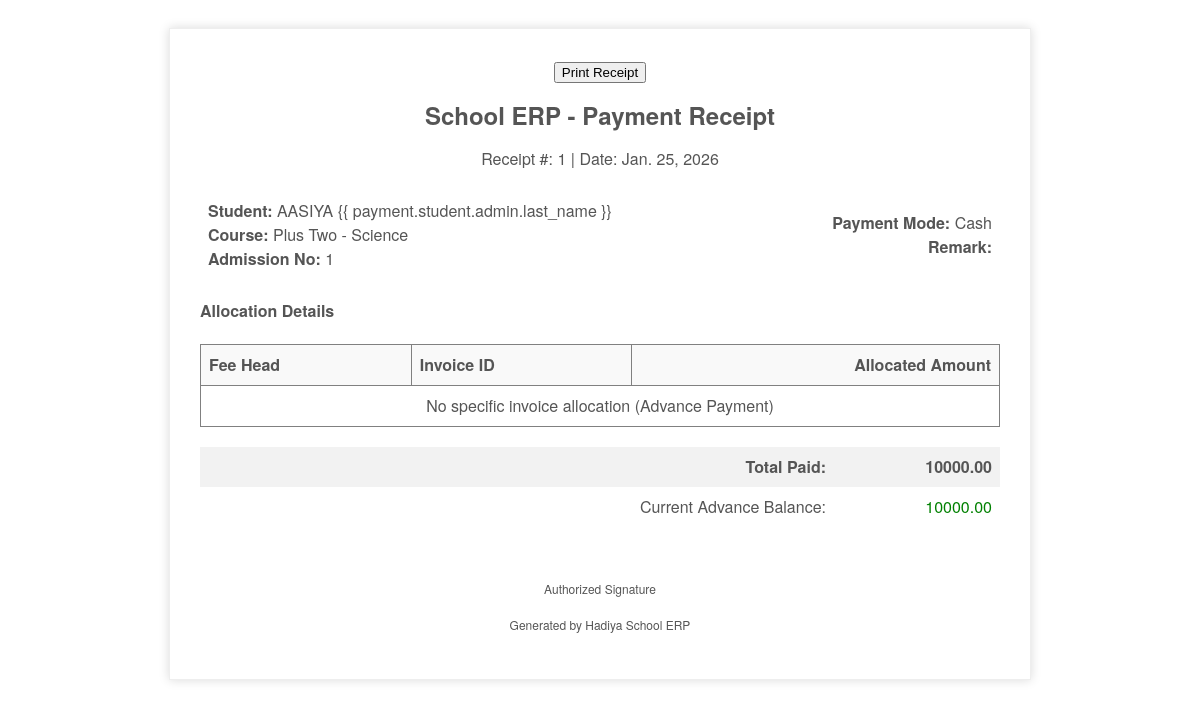
Screenshot of /accountant/print_invoice/1/ (signed in) with the database file from the repository.
### hadiya/models.py (models this page shows, shortened)
class FeePayment(models.Model):
    student = models.ForeignKey(Student, on_delete=models.CASCADE, related_name='fee_payments')
    invoice = models.ForeignKey(StudentInvoice, on_delete=models.SET_NULL, null=True, blank=True, related_name='invoice_payments')
    amount = models.DecimalField(max_digits=12, decimal_places=2)
    payment_date = models.DateField(auto_now_add=True)
    payment_mode = models.CharField(max_length=50, default='Cash') # Cash, UPI, Bank Transfer
    remark = models.TextField(blank=True)
    created_at = models.DateTimeField(auto_now_add=True)
    updated_at = models.DateTimeField(auto_now=True)

class Student(models.Model):
    ADMISSION_TYPE_CHOICES = (
        ('Day Scholar', 'Day Scholar'),
        ('Hostel', 'Hostel'),
    )
    admin = models.OneToOneField(CustomUser, on_delete=models.CASCADE)
    address = models.TextField()
    gender = models.CharField(max_length=10, choices=[('Male', 'Male'), ('Female', 'Female'), ('Other', 'Other')])
    course_id = models.ForeignKey(Course, on_delete=models.CASCADE, related_name='students')
    admission_type = models.CharField(max_length=20, choices=ADMISSION_TYPE_CHOICES, default='Day Scholar')
    uses_hostel = models.BooleanField(default=False)
    uses_transport = models.BooleanField(default=False)
    transport_mode = models.CharField(max_length=20, choices=[('Bus', 'Bus'), ('Private', 'Private'), ('Walk', 'Walk')], default='Walk')
    bus_stop = models.ForeignKey(BusStop, on_delete=models.SET_NULL, null=True, blank=True)
    advance_balance = models.DecimalField(max_digits=12, decimal_places=2, default=0.00)
    phone_number = models.CharField(max_length=15, blank=True, null=True)
    created_at = models.DateTimeField(auto_now_add=True)
    updated_at = models.DateTimeField(auto_now=True)

class CustomUser(AbstractUser):
    USER_TYPE_CHOICES = (
        (1, 'HOD'),
        (2, 'Staff'),
        (3, 'Student'),
        (4, 'Accountant'),
        (5, 'Management'),
    )
    user_type = models.IntegerField(choices=USER_TYPE_CHOICES, default=1)
    profile_pic = models.ImageField(upload_to='profile_pics/', blank=True, null=True)
    email = models.EmailField(unique=True)
    USERNAME_FIELD = 'email'
    REQUIRED_FIELDS = ['username', 'first_name', 'last_name']

class Course(models.Model):
    name = models.CharField(max_length=100)
    created_at = models.DateTimeField(auto_now_add=True)
    updated_at = models.DateTimeField(auto_now=True)

### student_management_system/Accountant_views.py (the view)
    @login_required
    def wrapper(request, *args, **kwargs):
        if request.user.user_type not in [1, 4]:
            messages.error(request, 'Access denied. Accountant privileges required.')
            return redirect('login')
        return view_func(request, *args, **kwargs)

### hadiya/EmailBackEnd.py (called while the page is built)
    def get_user(self, user_id):
        UserModel = get_user_model()
        try:
            return UserModel.objects.get(pk=user_id)
        except UserModel.DoesNotExist:
            return None

### student_management_system/Accountant_views.py (called while the page is built)
def accountant_required(view_func):
    @login_required
    def wrapper(request, *args, **kwargs):
        if request.user.user_type not in [1, 4]:
            messages.error(request, 'Access denied. Accountant privileges required.')
            return redirect('login')
        return view_func(request, *args, **kwargs)
    return wrapper

@accountant_required
def print_invoice(request, payment_id):
    payment = get_object_or_404(FeePayment, id=payment_id)
    allocations = payment.allocations.all()
    return render(request, 'Accountant/print_invoice.html', {
        'payment': payment,
        'allocations': allocations
    })

### templates/Accountant/print_invoice.html (shortened to what this page needs)
<!DOCTYPE html>
<html>
<head>
</head>
<body>
    <div class="invoice-box">
        <center><button class="no-print" onclick="window.print()">Print Receipt</button></center>
        <div class="header">
            <h2>School ERP - Payment Receipt</h2>
            <p>Receipt #: {{ payment.id }} | Date: {{ payment.payment_date }}</p>
        </div>
        <div class="details">
            <table cellpadding="0" cellspacing="0" border="0">
                <tr>
                    <td>
                        <strong>Student:</strong> {{ payment.student.admin.first_name }} {{
                        payment.student.admin.last_name }}<br>
                        <strong>Course:</strong> {{ payment.student.course_id.name }}<br>
                        <strong>Admission No:</strong> {{ payment.student.id }}
                    </td>
                    <td style="text-align: right;">
                        <strong>Payment Mode:</strong> {{ payment.payment_mode }}<br>
                        <strong>Remark:</strong> {{ payment.remark }}
                    </td>
                </tr>
            </table>
        </div>
        <h4 style="margin-top: 20px;">Allocation Details</h4>
        <table border="1">
            <thead>
                <tr style="background: #f9f9f9;">
                    <th>Fee Head</th>
                    <th>Invoice ID</th>
                    <th style="text-align: right;">Allocated Amount</th>
                </tr>
            </thead>
            <tbody>
                {% for alloc in allocations %}
                <tr>
                    <td>{{ alloc.invoice.fee_head.name }}</td>
                    <td>#{{ alloc.invoice.id }}</td>
                    <td style="text-align: right;">{{ alloc.amount }}</td>
                </tr>
                {% empty %}
                <tr>
                    <td colspan="3" style="text-align: center;">No specific invoice allocation (Advance Payment)</td>
                </tr>
                {% endfor %}
            </tbody>
        </table>
        <table style="margin-top: 20px;">
            <tr class="total">
                <td style="text-align: right;">Total Paid:</td>
                <td style="text-align: right; width: 150px;">{{ payment.amount }}</td>
            </tr>
            {% if payment.student.advance_balance > 0 %}
            <tr>
                <td style="text-align: right;">Current Advance Balance:</td>
                <td style="text-align: right; color: green;">{{ payment.student.advance_balance }}</td>
            </tr>
            {% endif %}
        </table>
        <div style="margin-top: 50px; text-align: center; font-size: 12px;">
            <p>Authorized Signature</p>
            <p>Generated by Hadiya School ERP</p>
        </div>
    </div>
</body>
</html>

### templates/Accountant/print_invoice.html (style rules this page uses)
body { font-family: 'Helvetica Neue', Helvetica, Arial, sans-serif; padding: 20px; }
.invoice-box { max-width: 800px; margin: auto; padding: 30px; border: 1px solid #eee; box-shadow: 0 0 10px rgba(0, 0, 0, .15); font-size: 16px; line-height: 24px; color: #555; }
.header { text-align: center; margin-bottom: 20px; }
table { width: 100%; border-collapse: collapse; }
td, th { padding: 8px; text-align: left; }
.total { background-color: #f2f2f2; font-weight: bold; }

### rows the page displays
FeePayment: id "1", payment_date "Jan. 25, 2026", student.admin.first_name "AASIYA", student.course_id.name "Plus Two - Science", student.id "1", payment_mode "Cash", amount "10000.00", student.advance_balance "10000.00"
